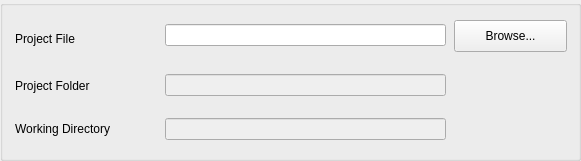
  <widget class="QGroupBox" name="groupBox_2">
   <property name="geometry">
    <rect>
     <x>15</x>
     <y>63</y>
     <width>581</width>
     <height>161</height>
    </rect>
   </property>
   <property name="title">
    <string/>
   </property>
   <widget class="QLabel" name="label_3">
    <property name="geometry">
     <rect>
      <x>15</x>
      <y>113</y>
      <width>141</width>
      <height>31</height>
     </rect>
    </property>
    <property name="toolTip">
     <string>It is recommended that you choose PROJECT FOLDER
for the Watershed you want to model</string>
    </property>
    <property name="text">
     <string>Working Directory</string>
    </property>
   </widget>
   <widget class="QLineEdit" name="lineEditFile">
    <property name="geometry">
     <rect>
      <x>165</x>
      <y>24</y>
      <width>281</width>
      <height>22</height>
     </rect>
    </property>
    <property name="font">
     <font>
      <weight>75</weight>
      <bold>true</bold>
     </font>
    </property>
   </widget>
   <widget class="QPushButton" name="pushButtonFile">
    <property name="geometry">
     <rect>
      <x>454</x>
      <y>20</y>
      <width>113</width>
      <height>32</height>
     </rect>
    </property>
    <property name="text">
     <string>Browse...</string>
    </property>
    <property name="autoDefault">
     <bool>false</bool>
    </property>
    <property name="default">
     <bool>false</bool>
    </property>
   </widget>
   <widget class="QLabel" name="label">
    <property name="geometry">
     <rect>
      <x>15</x>
      <y>60</y>
      <width>131</width>
      <height>51</height>
     </rect>
    </property>
    <property name="toolTip">
     <string>This will be your HOME Directory for the PIHMgis.
Output files &amp; Folders will be created relative to this path.</string>
    </property>
    <property name="text">
     <string>Project Folder</string>
    </property>
   </widget>
   <widget class="QLineEdit" name="lineEditFolder">
    <property name="enabled">
     <bool>false</bool>
    </property>
    <property name="geometry">
     <rect>
      <x>165</x>
      <y>74</y>
      <width>281</width>
      <height>22</height>
     </rect>
    </property>
    <property name="font">
     <font>
      <weight>75</weight>
      <bold>true</bold>
     </font>
    </property>
   </widget>
   <widget class="QLabel" name="label_4">
    <property name="geometry">
     <rect>
      <x>15</x>
      <y>30</y>
      <width>101</width>
      <height>17</height>
     </rect>
    </property>
    <property name="toolTip">
     <string>This is your new project file that will be created.
Choose this file if you need to open the project later.</string>
    </property>
    <property name="text">
     <string>Project File</string>
    </property>
   </widget>
   <widget class="QLineEdit" name="lineEditFolder2">
    <property name="enabled">
     <bool>false</bool>
    </property>
    <property name="geometry">
     <rect>
      <x>165</x>
      <y>118</y>
      <width>281</width>
      <height>22</height>
     </rect>
    </property>
    <property name="font">
     <font>
      <weight>75</weight>
      <bold>true</bold>
     </font>
    </property>
    <property name="readOnly">
     <bool>true</bool>
    </property>
   </widget>
  </widget>
